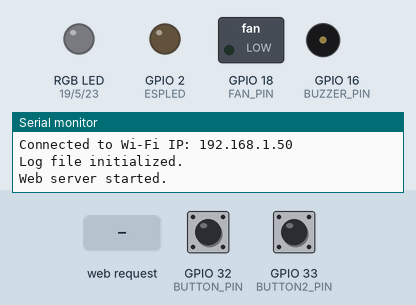
Simulated run of this sketch. Board: ESP32. Parts: switched loads named in the sketch (green lamp = pin HIGH), an RGB LED mixed from three pins (HIGH = lit), output pins drawn as LEDs (lit = HIGH), buzzer (waves = sounding, pin HIGH), the last lines printed to the serial monitor. The test bench sets the inputs (shaded band); at power-on: GPIO 32 (BUTTON_PIN) HIGH, GPIO 33 (BUTTON2_PIN) HIGH. WiFi joins after 1.5 s; servers stay silent unless stated; the local clock reads 2024-03-15 10:24:30 at power-on unless the sketch sets it; storage starts empty; EEPROM starts erased; web services answer with replies made up by the test bench.

Above: at 3.3 s.
3.4 s: HTTP request GET /toggle received
At 4.8 s:
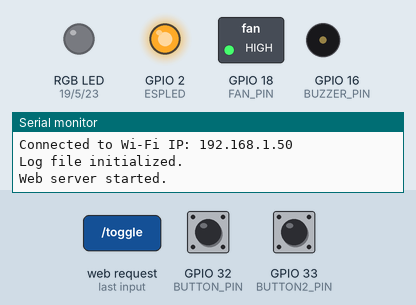
10.6 s: HTTP request GET /toggle?min=1 received
At 11.4 s:
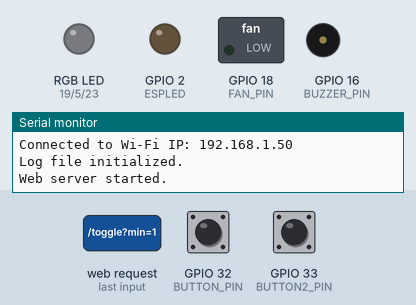
13.6 s: HTTP request GET /set-constraints?min=120 received
At 15.3 s:
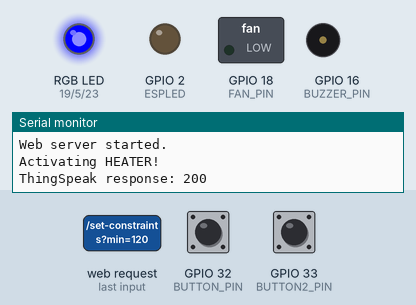
Timing chart, 0 to 16.8 s (numbered marks = the images above; inputs shaded):
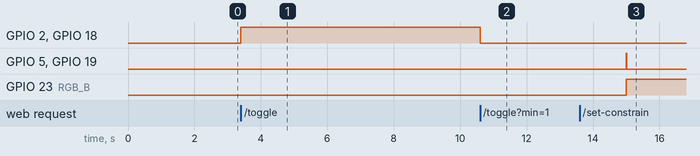

Measured:
- after the input at 3.4 s, GPIO 2 (ESPLED), GPIO 18 (FAN_PIN): LOW → HIGH at once
- after the input at 10.6 s, GPIO 2 (ESPLED), GPIO 18 (FAN_PIN): HIGH → LOW at once

The sketch:

embedded_code.ino
```cpp
//#include <DHT.h>
#include <Wire.h>
#include <RTClib.h>
#include <Preferences.h>
#include <WiFi.h>
#include <WebServer.h>
#include <WiFiManager.h>
#include <FS.h>
#include <SPIFFS.h>
#include <HTTPClient.h>

// === Pin Assignments ===
#define DHTPIN 13
#define DHTTYPE DHT11
#define BUZZER_PIN 16
#define FAN_PIN 18
#define RGB_R 19
#define RGB_G 5
#define RGB_B 23
#define BUTTON_PIN 32
#define BUTTON2_PIN 33
#define LIGHT_PIN 34
#define WATER_PIN 36
#define SOIL_PIN 35
#define ESPLED 2

// === Constraints ===
int tempMin = 10;
int tempMax = 40;
int SOIL_MIN = 50;
int WATER_MIN = 0;
//DHT dht(DHTPIN, DHTTYPE);
RTC_DS1307 rtc;

// === Global Variables ===
Preferences preferences;
WebServer server(80);
WiFiManager wifiManager;
unsigned long lastUpdate;
bool ESPLED_ON = false;
bool manualOverride = false;
bool soilSensors = false;
unsigned long lastButtonPressMO = 0;
unsigned long lastButtonPressSOIL = 0;
const unsigned long debounceDelay = 1000;
#define LOG_FILE "/log.csv"
#define MAX_ENTRIES 8640
int logIndex = 0;

// Example sensor readings
DateTime currenttime = "2025-06-22 21:00:00";
float temp = 24.5;
float hum = 55.2;
float light = 128.4;
int water = 20;
int soil = 75;

// === Request Handlers ===
void handleRoot() {
  File file = SPIFFS.open("/dashboard.html", "r");
  if (!file) {
    server.send(500, "text/plain", "File not found");
    return;
  }
  server.streamFile(file, "text/html");
  file.close();
}

void handleSetConstraints() {
  if (server.hasArg("min")) {
    tempMin = server.arg("min").toInt();
  }
  if (server.hasArg("max")) {
    tempMax = server.arg("max").toInt();
  }
  // dont let the user submit unrealistic values
  if(tempMin<0) tempMin = 0;
  if(tempMax>50) tempMax = 50;
  if(tempMin>tempMax) tempMin = tempMax -1;

  preferences.begin("settings", false); // read+write
  preferences.putInt("tempMin", tempMin);
  preferences.putInt("tempMax", tempMax);
  preferences.end();

  String response = "Updated constraints:\n";
  response += "Min Temp = " + String(tempMin) + "\n";
  response += "Max Temp = " + String(tempMax);
  server.send(200, "text/plain", response);
}

void handleToggle() {
  manualOverride = !manualOverride;
  digitalWrite(FAN_PIN, manualOverride ? HIGH : LOW);
  digitalWrite(ESPLED, manualOverride ? HIGH : LOW);
  server.send(200, "text/plain", manualOverride ? "ON" : "OFF");
}

void handleDownloadLog() {
  File file = SPIFFS.open(LOG_FILE, "r");
  if (!file || file.isDirectory()) {
    Serial.println("Failed to open log file in /log route");
    server.send(500, "text/plain", "Failed to open log file");
    return;
  }

  server.streamFile(file, "text/plain");
  file.close();
}

void handleData() {
  //read data
  updateSensorReadings();

  // Create JSON response manually
  String json = "{";
  json += "\"time\":\"" + currenttime.timestamp() + "\",";
  json += "\"temp\":" + String(temp, 1) + ",";
  json += "\"hum\":" + String(hum, 1) + ",";
  json += "\"light\":" + String(light, 1) + ",";
  json += "\"water\":" + String(water) + ",";
  json += "\"soil\":" + String(soil);
  json += "}";

  server.send(200, "application/json", json);
  Serial.println(json);
}

// === RGB LED Control ===
void setRGB(bool r, bool g, bool b) {
  digitalWrite(RGB_R, r ? HIGH : LOW);
  digitalWrite(RGB_G, g ? HIGH : LOW);
  digitalWrite(RGB_B, b ? HIGH : LOW);
}

void logData() {
  File file = SPIFFS.open(LOG_FILE, "a");
  if (!file) {
    Serial.println("Failed to open log file for appending.");
    return;
  }

  size_t offset = logIndex * 60;
  if (!file.seek(offset, SeekSet)) {
    Serial.println("Seek failed.");
    file.close();
    return;
  }
  String line = currenttime.timestamp() + "," +
              String(temp, 1) + "," +
              String(hum, 1) + "," +
              String(light, 1) + "," +
              String(water) + "," +
              String(soil);
  if (line.length() > 59) {
    line = line.substring(0, 59);
  }
  while (line.length() < 59) line += " ";  // Pad with spaces
  line += "\n";  // Now exactly 60 characters
  file.print(line);
  file.close();

  // Track the number of entries
  logIndex = (logIndex + 1) % MAX_ENTRIES;
  preferences.begin("log", false);
  preferences.putInt("index", logIndex);
  preferences.end();
}

// === Climate Control (Auto Mode Only) ===
void controlClimateAuto() {
  if (temp > tempMax) {
    Serial.println("Activating FAN!");
    digitalWrite(FAN_PIN, HIGH);
    setRGB(true, false, false); // Red
  } else if (temp < tempMin) {
    Serial.println("Activating HEATER!");
    digitalWrite(FAN_PIN, LOW);
    setRGB(false, false, true); // Blue
  } else {
    digitalWrite(FAN_PIN, LOW);
  }
}

void checkMoisture() {
  if (water < WATER_MIN || soil < SOIL_MIN) {
    setRGB(true, false, true); // Violet
    ledcAttach(BUZZER_PIN, 1000, 8);
    ledcWriteTone(BUZZER_PIN,1000);
    delay(500);
    ledcWriteTone(BUZZER_PIN,0);
    Serial.println("Warning: Low soil moisture or water level!");
  }
}

// == uses analog read to redefine global variables
void updateSensorReadings()
{
  currenttime = rtc.now();
  temp = 25; //dht.readTemperature();
  hum = 50; //dht.readHumidity();
  light = analogRead(LIGHT_PIN);
  if(soilSensors)
  {
  water = analogRead(WATER_PIN);
  soil = analogRead(SOIL_PIN);
  }

  //convert to real units
  //waterMM = map(water, 6, 348, 0, 40); //0 to 4cm
  //soilPercent = map(soil, 1023, 530, 0, 100); // up to 100%
  float a = 10325.54; float b = 0.553; //tune based on real measured values
  float voltage = light * (3.3 / 4095.0);
  float resistance = (3.3 - voltage)*10000/voltage;
  light = a / pow(resistance/1000.0, b);  // Rough estimate in lux
  light = 0.0654 * pow(light, 1.05); // corrected
}


// === Button Toggle for Manual Override ===
void checkButtonMO() {
  if (digitalRead(BUTTON_PIN) == LOW && millis() - lastButtonPressMO > debounceDelay) {
    lastButtonPressMO = millis();
    manualOverride = !manualOverride;
    Serial.print("Manual Override: ");
    Serial.println(manualOverride ? "ON" : "OFF");
  }
}

// === Button Toggle for Soil Sensors ===
void checkButtonSoil() {
  if (digitalRead(BUTTON2_PIN) == LOW && millis() - lastButtonPressSOIL > debounceDelay) {
    lastButtonPressSOIL = millis();
    soilSensors = !soilSensors;
    Serial.print("Soil Sensors: ");
    Serial.println(soilSensors ? "ON" : "OFF");
  }
}

void initLogFile() {
  if (!SPIFFS.exists(LOG_FILE)) {
    File file = SPIFFS.open(LOG_FILE, "w");
    if (file) {
      String placeholder = "0000-00-00 00:00:00,0.0,0.0,0.0,0,0\n";
      for (int i = 0; i < MAX_ENTRIES; i++) {
        file.print(placeholder);
      }
      file.close();
      Serial.println("Log file initialized.");
    } else {
      Serial.println("Failed to create log file.");
    }
  }
}

void setup() {
  Serial.begin(115200);
  preferences.begin("settings", true); // read-only
  tempMin = preferences.getInt("tempMin", 10); // 10 is the default
  tempMax = preferences.getInt("tempMax", 40);
  logIndex = preferences.getInt("index", 0); // default to 0 if unset
  preferences.end();
  if (!SPIFFS.begin(true)) {
    Serial.println("An Error has occurred while mounting SPIFFS");
    return;
  }
  wifiManager.autoConnect("ESP32-Setup");
  Serial.print("Connected to Wi-Fi IP: ");
  Serial.println(WiFi.localIP());
  initLogFile();

  //define pins
  Wire.begin(21,22);
  //dht.begin();
  rtc.begin();
  pinMode(BUZZER_PIN, OUTPUT);
  pinMode(FAN_PIN, OUTPUT);
  pinMode(ESPLED, OUTPUT);
  digitalWrite(ESPLED, LOW);
  pinMode(RGB_R, OUTPUT);
  pinMode(RGB_G, OUTPUT);
  pinMode(RGB_B, OUTPUT);
  pinMode(BUTTON_PIN, INPUT_PULLUP);
  pinMode(BUTTON2_PIN, INPUT_PULLUP);
  setRGB(false, false, false);


  //define routes
  server.on("/", handleRoot);
  server.on("/toggle", handleToggle);
  server.on("/data", handleData);
  server.on("/set-constraints", handleSetConstraints);
  server.on("/log", handleDownloadLog);
  server.begin();
  Serial.println("Web server started.");
}

void loop() {
  server.handleClient();
  checkButtonMO();
  checkButtonSoil();

  //update data every 15 seconds
  if (millis() - lastUpdate > 15000) {
    setRGB(true, true, true); //white-reading
    lastUpdate = millis();

    //run logic
    updateSensorReadings();
    logData();
    if(!manualOverride) controlClimateAuto();
    if(soilSensors) checkMoisture();

    //send data to server
    String url = "http://api.thingspeak.com/update?api_key=api_key";
    url += "&field1=" + String(temp, 1);
    url += "&field2=" + String(hum, 1);
    url += "&field3=" + String(light, 1);
    url += "&field4=" + String(water);
    url += "&field5=" + String(soil);

    HTTPClient http;
    http.begin(url);
    int httpCode = http.GET();
    if (httpCode > 0) {
      Serial.printf("ThingSpeak response: %d\n", httpCode);
    } else {
      Serial.printf("Failed to connect to ThingSpeak: %s\n", http.errorToString(httpCode).c_str());
    }
    http.end();


}
}
```
